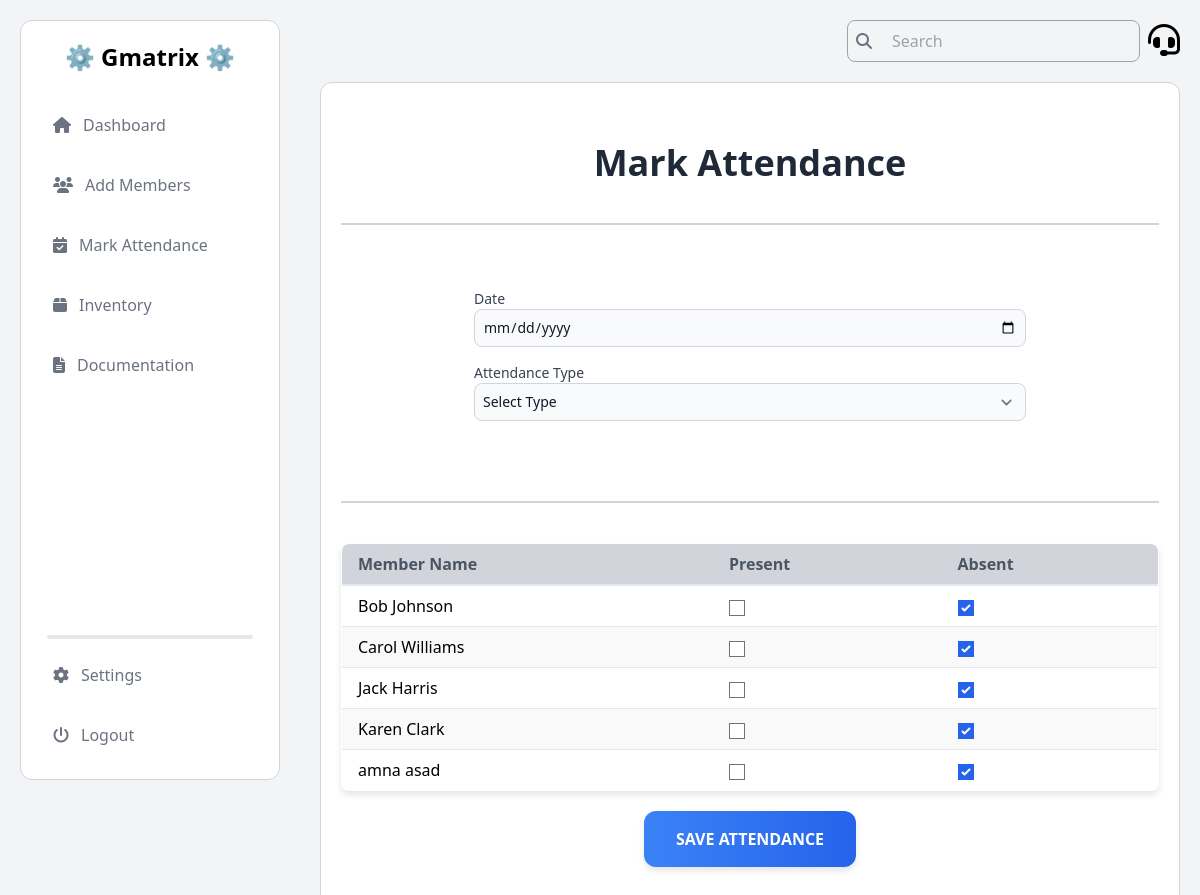
The page /attendance/mark/ (signed in) on the database as committed earlier.
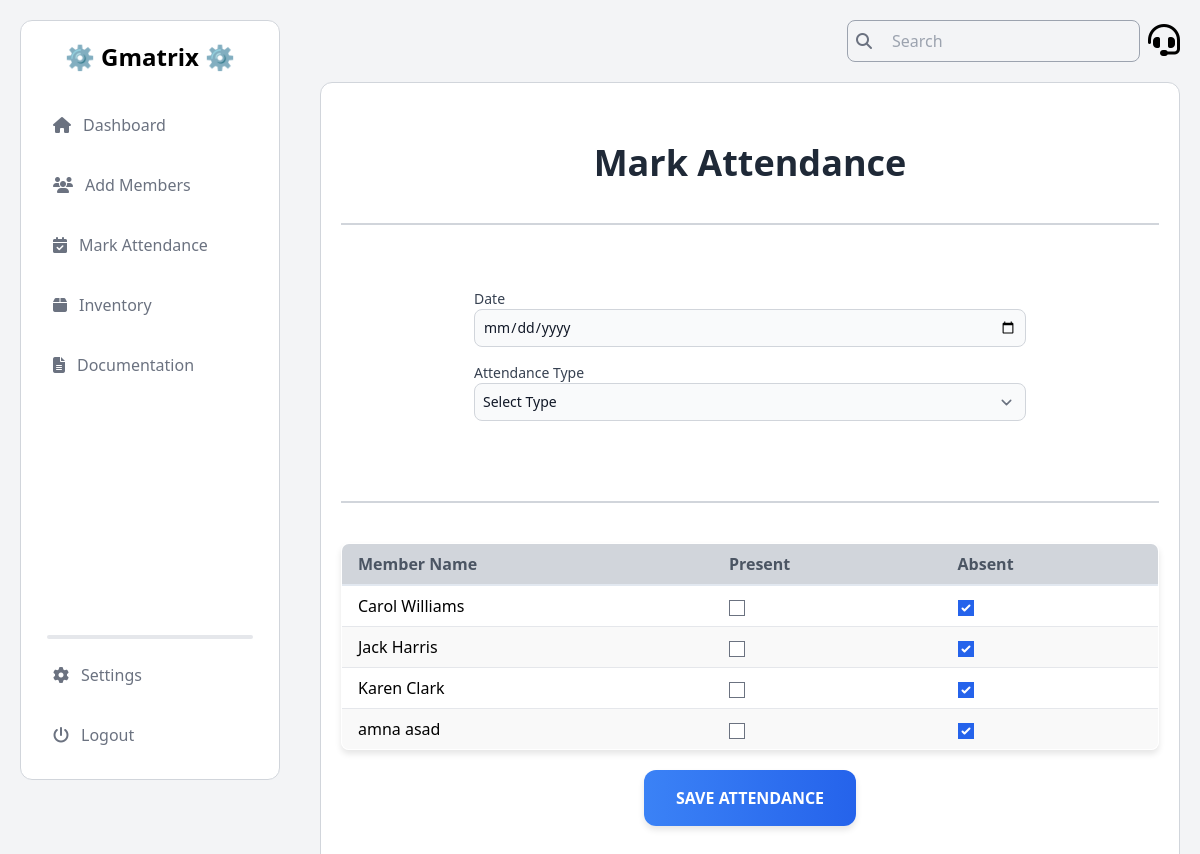
The same page on the database as committed later.
### Members/models.py (models this page shows, shortened)
class Member(models.Model):
    CATEGORY_CHOICES = [
        ('Student', 'Student'),
        ('Alumni', 'Alumni'),
    ]
    DEPARTMENT_CHOICES = [
        ('Computer Science', 'Computer Science'),
        ('Software Engineering', 'Software Engineering'),
        ('Information Technology', 'Information Technology'),
    ]
    DESIGNATION_CHOICES = [
        ('President', 'President'),
        ('Vice President', 'Vice President'),
        ('General Secretary', 'General Secretary'),
        ('Information Secretary', 'Information Secretary'),
        ('Finance Secretary', 'Finance Secretary'),
        ('Media Head', 'Media Head'),
        ('Event Head', 'Event Head'),
        ('Documentation Head', 'Documentation Head'),
        ('Member', 'Member'),
    ]
    BATCH_CHOICES = [
        ('SP-25', 'SP-25'),
        ('FA-25', 'FA-25'),
        ('SP-24', 'SP-24'),
        ('FA-24', 'FA-24'),
        ('FA-23', 'FA-23'),
        ('SP-23', 'SP-23'),
        ('FA-22', 'FA-22'),
        ('SP-22', 'SP-22'),
        ('FA-21', 'FA-21'),
        ('SP-21', 'SP-21'),
        ('FA-20', 'FA-20'),
        ('SP-20', 'SP-20'),
        ('FA-19', 'FA-19'),
        ('SP-19', 'SP-19'),
        ('FA-18', 'FA-18'),
        ('SP-18', 'SP-18'),
        ('FA-17', 'FA-17'),
        ('SP-17', 'SP-17'),
        ('FA-16', 'FA-16'),
        ('SP-16', 'SP-16'),
    ]
    STATUS_CHOICES = [
        ('Active', 'Active'),
        ('Inactive', 'Inactive'),
        ('On Warning', 'On Warning'),
        ('Terminated', 'Terminated'),
    ]
    category = models.CharField(max_length=10, choices=CATEGORY_CHOICES)
    name = models.CharField(max_length=100)
    cnic = models.CharField(max_length=15)
    phone_no = models.CharField(max_length=11)
    email = models.EmailField()
    batch_year = models.CharField(max_length=10, default='FA-23')
    dept_degree = models.CharField(max_length=10, default='BSCS')
    roll_num = models.CharField(max_length=10, default='000')
    department = models.CharField(max_length=50, choices=DEPARTMENT_CHOICES)
    batch = models.CharField(max_length=10, choices=BATCH_CHOICES, default='FA-23')
    address = models.CharField(max_length=255)
    joining_date = models.DateField()
    designation = models.CharField(max_length=50, choices=DESIGNATION_CHOICES)
    status = models.CharField(max_length=20, choices=STATUS_CHOICES, default='Inactive')

### Members/views.py (the view, shortened to what this page needs)
# urls.py: path('attendance/mark/', views.mark_attendence, name='attendance_mark'),
@login_required
def mark_attendence(request):
    today = timezone.now().date()
    active_members = Member.objects.filter(status='Active')
    return render(request, 'Members/attendance_mark.html', {'today': today, 'members': active_members})

### Members/templates/Members/attendance_mark.html (shortened to what this page needs)
{% load static tailwind_tags %}
<!DOCTYPE html>
<html lang="en">
<head>
    <link rel="stylesheet" href="https://cdnjs.cloudflare.com/ajax/libs/font-awesome/6.6.0/css/all.min.css" />
    {% tailwind_css %}
    <link rel="stylesheet" href="https://cdnjs.cloudflare.com/ajax/libs/toastr.js/2.1.4/toastr.min.css">
</head>
<body class="flex bg-gray-100">
    <aside class="h-screen w-1/4 p-5 fixed">
      {% include "Dashboard/admin_nav.html" %}
    </aside>
    <section class="h-screen w-3/4 p-5 absolute inset-y-0 right-0">
      {% include "Dashboard/admin_header.html" %}
    <main class="mt-5 text-black bg-white rounded-xl border border-gray-300 px-5 py-10">
        <h1 class="mt-5 font-bold text-center text-4xl text-gray-800 mb-8">
            Mark Attendance
        </h1>
        <hr class="my-10 border border-gray-300" />
        <div class="form-container mb-10">
            <form action="{% url 'attendance_mark' %}" method="POST">
                <div class="mb-4">
                    <label for="date" class="block text-sm font-medium text-gray-700">Date</label>
                    <input type="date" id="date" name="date" value="{{ today }}" required
                        class="bg-gray-50 border border-gray-300 text-gray-900 text-sm rounded-lg focus:ring-blue-500 focus:border-blue-500 block w-full p-2" />
                </div>
                <div class="mb-4">
                    <label for="attendance_type" class="block text-sm font-medium text-gray-700">Attendance Type</label>
                    <select id="attendance_type" name="attendance_type" required
                        class="bg-gray-50 border border-gray-300 text-gray-900 text-sm rounded-lg focus:ring-blue-500 focus:border-blue-500 block w-full p-2">
                        <option value="" disabled selected>Select Type</option>
                    </select>
                </div>
                </div>
                <hr class="my-10 border border-gray-300" />
                <div class="table-container">
                    <table class="min-w-full bg-white border border-gray-300">
                        <thead>
                            <tr class="w-full bg-gray-00">
                                <th class="px-4 py-2 text-left text-gray-600">Member Name</th>
                                <th class="px-4 py-2 text-left text-gray-600">Present</th>
                                <th class="px-4 py-2 text-left text-gray-600">Absent</th>
                            </tr>
                        </thead>
                        <tbody>
                            {% for member in members %}
                            <tr class="border-b">
                                <td class="px-4 py-2">{{ member.name }}</td>
                                <td class="px-4 py-2">
                                    <input type="checkbox" id="member{{ member.id }}_present" name="attendance[{{ member.id }}][Present]" class="form-checkbox">
                                </td>
                                <td class="px-4 py-2">
                                    <input type="checkbox" id="member{{ member.id }}_absent" name="attendance[{{ member.id }}][Absent]" class="form-checkbox absent-checkbox" checked>
                                </td>
                            </tr>
                            {% endfor %}
                        </tbody>
                    </table>
                </div>
                <div class="flex justify-center mt-5">
                    <button type="submit" class="submit-button">
                        Save Attendance
                    </button>
                </div>
    </main>
    </section>
</body>
</html>

Rows that differ between the two databases and show on the page:
no longer on this page (row edited): Member: name "Bob Johnson"
